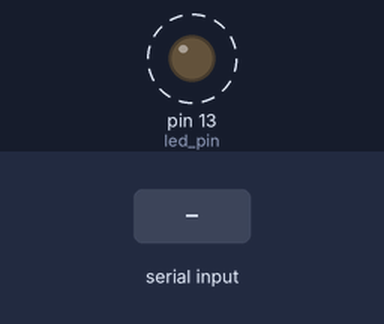
The sketch below on a simulated Arduino Uno, built with avr-gcc and run on an emulated ATmega328P. Parts: output pins drawn as LEDs (lit = HIGH). Dashed ring = blinking. The test bench sets the inputs (shaded band). What the sketch prints to the serial monitor is not drawn.

Above: at 1.26 s.
1.3 s: "1" received over Serial
Timing chart, 0 to 10.3 s (numbered marks = the images above; inputs shaded):
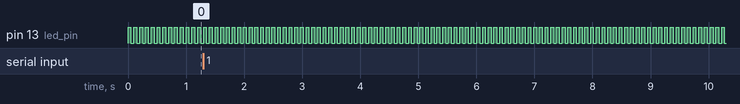

Measured:
- by itself, pin 13 (led_pin): alternates HIGH for 0.05 s and LOW for 0.05 s

The sketch:

BLINK.ino
```cpp
const int led_pin=13;
int t=50;

void setup() {
  pinMode(led_pin,OUTPUT);
  Serial.begin(9600);
}

void loop() {
  digitalWrite(led_pin,HIGH);
  delay(t);
  digitalWrite(led_pin,LOW);
  delay(t);
}

void serialEvent() {
  t=int(Serial.read());
  Serial.println(Serial.read());
}
```
